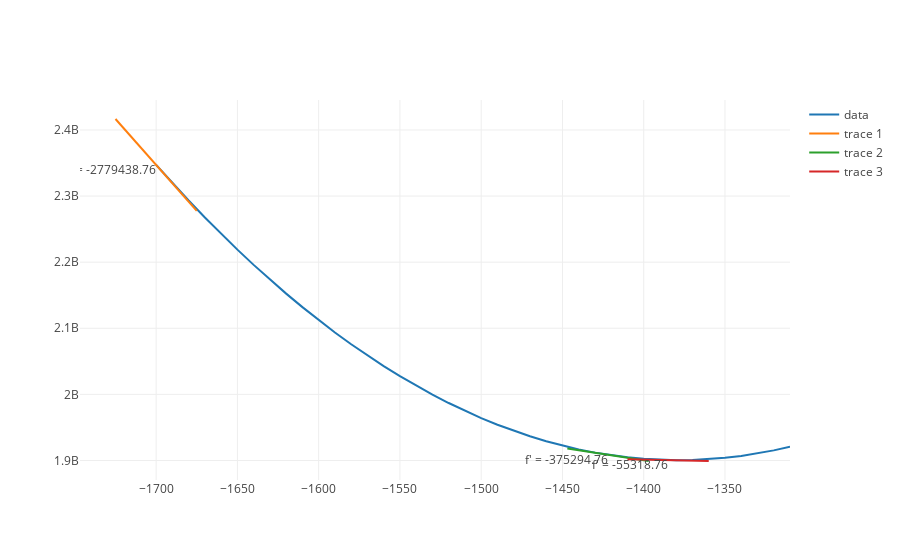

Write notebook code for a chart like this one.
### Markdown cell above
Again we update our value of $m$ by this number to get our new value.

$-1422 + 37.5 = -1385 $

Let's update our graph by placing the green line where our new value of $m$ is located.

### Code cell
from calculus import derivative_trace
d_trace = derivative_trace(rss_value_vary_m, -1700, line_length = 50)
d_trace_two = derivative_trace(rss_value_vary_m, -1422, line_length = 50)
d_trace_three = derivative_trace(rss_value_vary_m, -1385, line_length = 50)
b = 65000
m_values = list(range(-1700, -1300, 10))
rss_values = list(map(lambda m: rss(m, b, month_numbers, revenues), m_values))
rss_trace = trace_values(m_values, rss_values, mode = 'lines')

plot([rss_trace, d_trace, d_trace_two, d_trace_three])

### Figure 1 — Plotly figure (JSON) as saved in the notebook; plotly's stock layout.template omitted (floating-point values rounded to 4 significant figures)
{"data": [{"mode": "lines", "name": "data", "text": [], "type": "scatter", "uid": "8adc2f3f-c6eb-46e2-9caa-566c2c451b39", "x": [-1700, -1690, -1680, -1670, -1660, -1650, -1640, -1630, -1620, -1610, -1600, -1590, -1580, -1570, -1560, -1550, -1540, -1530, -1520, -1510, -1500, -1490, -1480, -1470, -1460, -1450, -1440, -1430, -1420, -1410, -1400, -1390, -1380, -1370, -1360, -1350, -1340, -1330, -1320, -1310], "y": [2347115531, 2319753111, 2293255491, 2267622671, 2242854651, 2218951431, 2195913011, 2173739391, 2152430571, 2131986551, 2112407331, 2093692911, 2075843291, 2058858471, 2042738451, 2027483231, 2013092811, 1999567191, 1986906371, 1975110351, 1964179131, 1954112711, 1944911091, 1936574271, 1929102251, 1922495031, 1916752611, 1911874991, 1907862171, 1904714151, 1902430931, 1901012511, 1900458891, 1900770071, 1901946051, 1903986831, 1906892411, 1910662791, 1915297971, 1920797951]}, {"mode": "text+lines", "text": ["", "f' = -2779438.76", ""], "textposition": "bottom left", "type": "scatter", "uid": "8f6d5e9f-8a1d-4097-b03f-bc9c7400e102", "x": [-1725, -1700, -1675], "y": [2416601500, 2347115531, 2277629562]}, {"mode": "text+lines", "text": ["", "f' = -375294.76", ""], "textposition": "bottom left", "type": "scatter", "uid": "1fc96737-f739-409a-89a9-57310a9d40a0", "x": [-1447, -1422, -1397], "y": [1917977920, 1908595551, 1899213182]}, {"mode": "text+lines", "text": ["", "f' = -55318.76", ""], "textposition": "bottom left", "type": "scatter", "uid": "cd1860e1-00a5-49de-a568-54e24575f0b3", "x": [-1410, -1385, -1360], "y": [1902010570, 1900627601, 1899244632]}], "layout": {"autosize": true, "xaxis": {"autorange": true, "range": [-1747.0, -1310], "type": "linear"}, "yaxis": {"autorange": true, "range": [1870000000.0, 2445000000.0], "type": "linear"}}}
